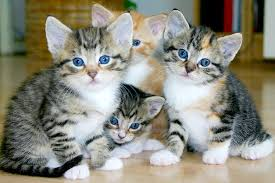
#> input picture images/kucing.jpg, 275 x 183 px, found by its file name
$ jupyter execute 'Pertemuan 5 PCD.ipynb'
#> lines starting #> are read from the running program, lines starting #| are printed output that depends on the picture
[cell 1]
import numpy as np
import matplotlib.pyplot as plt
import cv2
import scipy.ndimage

[cell 2]
image = cv2.imread("images\\kucing.jpg", cv2.IMREAD_GRAYSCALE)
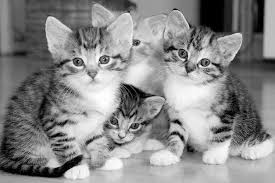
#> image: shape (183, 275); min 0, max 255, mean 137.5

[cell 3]
gaussian_kernel = np.array([
    [0.09, 0.11, 0.09],
    [0.11, 0.13, 0.11],
    [0.09, 0.11, 0.09]
])

[cell 4]
gaussian_kernel /= gaussian_kernel.sum()

[cell 5]
blurred_image = cv2.filter2D(image, -1, gaussian_kernel)
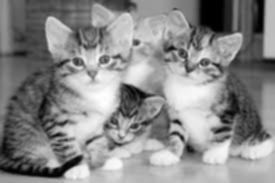
#> blurred_image: shape (183, 275); min 0, max 254, mean 137.5

[cell 6]
plt.figure(figsize=(10,5))
plt.subplot(1,2,1)
plt.imshow(image, cmap='gray')
plt.title("Original Image")
plt.axis("off")

[cell 7]
plt.figure(figsize=(10,5))
plt.subplot(1,2,1)
plt.imshow(blurred_image, cmap='gray')
plt.title("Gaussian Blur")

[cell 8]
import numpy as np
import scipy.ndimage
import matplotlib.pyplot as plt

# Define the 10x10 pixel table (grayscale intensity values)
pixel_table = np.array([
    [25, 25, 25, 25, 25, 25, 25, 25, 25],
    [25, 25, 25, 25, 25, 25, 25, 25, 25],
    [25, 25, 230, 230, 25, 230, 230, 25, 25],
    [25, 25, 230, 230, 25, 230, 230, 25, 25],
    [25, 25, 230, 230, 230, 230, 230, 25, 25],
    [25, 25, 230, 230, 25, 230, 230, 25, 25],
    [25, 25, 230, 230, 25, 230, 230, 25, 25],
    [25, 25, 230, 230, 25, 230, 230, 25, 25],
    [25, 25, 25, 25, 25, 25, 25, 25, 25],
    [25, 25, 25, 25, 25, 25, 25, 25, 25]
], dtype=np.float32)

# Define a 3x3 Gaussian kernel (approximation)
gaussian_kernel = np.array([
    [0.09, 0.11, 0.09],
    [0.11, 0.13, 0.11],
    [0.09, 0.11, 0.09]
], dtype=np.float32)

# Normalize kernel (ensuring sum = 1)
gaussian_kernel /= gaussian_kernel.sum()

# Apply Gaussian filter using convolution
blurred_pixels = scipy.ndimage.convolve(pixel_table, gaussian_kernel, mode='constant')

# Display the original and blurred pixel tables
fig, axes = plt.subplots(1, 2, figsize=(10, 5))

axes[0].imshow(pixel_table, cmap='gray', vmin=0, vmax=255)
axes[0].set_title("Original Pixel Table")
axes[0].axis("off")

axes[1].imshow(blurred_pixels, cmap='gray', vmin=0, vmax=255)
axes[1].set_title("Blurred Pixel Table")
axes[1].axis("off")

plt.show()
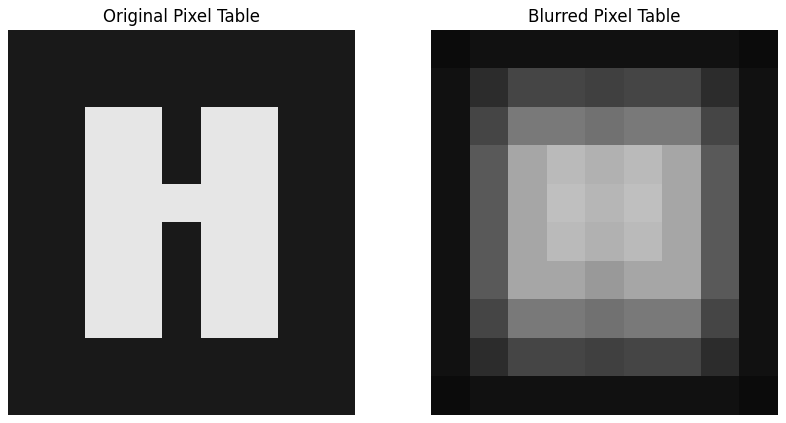
#> figure drawn by matplotlib, 2 panels

# Print the result as a matrix
print("Blurred Pixel Table:")
print(np.round(blurred_pixels, 2))  # Rounded for better readability

[cell 9]
import cv2
import numpy as np
import matplotlib.pyplot as plt

# Load the image in grayscale
image2 = cv2.imread("images\\kucing.jpg", cv2.IMREAD_GRAYSCALE)

# Define the HPF sharpening kernel
hpf_kernel2 = np.array([
    [0, -2, 0],
    [-2, 8, -2],
    [0, -2, 0]
])

# Apply the High-Pass Filter using OpenCV
sharpened_image = cv2.filter2D(image2, -1, hpf_kernel2)
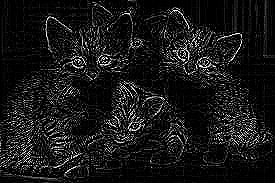
#> sharpened_image: shape (183, 275); min 0, max 255, mean 23.4

# Display original and filtered images
fig, axes = plt.subplots(1, 2, figsize=(10, 5))

axes[0].imshow(image, cmap='gray')
axes[0].set_title("Original Image")
axes[0].axis("off")

axes[1].imshow(sharpened_image, cmap='gray')
axes[1].set_title("High-Pass Filtered Image")
axes[1].axis("off")

plt.show()

[cell 10]
import numpy as np
import scipy.ndimage
import matplotlib.pyplot as plt

# Define the 10x10 pixel table (grayscale intensity values)
pixel_table = np.array([
    [25, 25, 25, 25, 25, 25, 25, 25, 25],
    [25, 25, 25, 25, 25, 25, 25, 25, 25],
    [25, 25, 230, 230, 25, 230, 230, 25, 25],
    [25, 25, 230, 230, 25, 230, 230, 25, 25],
    [25, 25, 230, 230, 230, 230, 230, 25, 25],
    [25, 25, 230, 230, 25, 230, 230, 25, 25],
    [25, 25, 230, 230, 25, 230, 230, 25, 25],
    [25, 25, 230, 230, 25, 230, 230, 25, 25],
    [25, 25, 25, 25, 25, 25, 25, 25, 25],
    [25, 25, 25, 25, 25, 25, 25, 25, 25]
], dtype=np.float32)

# Define a 3x3 Gaussian kernel (approximation)
hpf_kernel = np.array([
    [0, -2, 0],
    [-2, 8, -2],
    [0, -2, 0]
], dtype=np.float32)

# Apply Gaussian filter using convolution
sharpened_pixels = scipy.ndimage.convolve(pixel_table, hpf_kernel, mode='constant')

# Display the original and blurred pixel tables
fig, axes = plt.subplots(1, 2, figsize=(10, 5))

axes[0].imshow(pixel_table, cmap='gray', vmin=0, vmax=255)
axes[0].set_title("Original Pixel Table")
axes[0].axis("off")

axes[1].imshow(sharpened_pixels, cmap='gray', vmin=0, vmax=255)
axes[1].set_title("Blurred Pixel Table")
axes[1].axis("off")

plt.show()
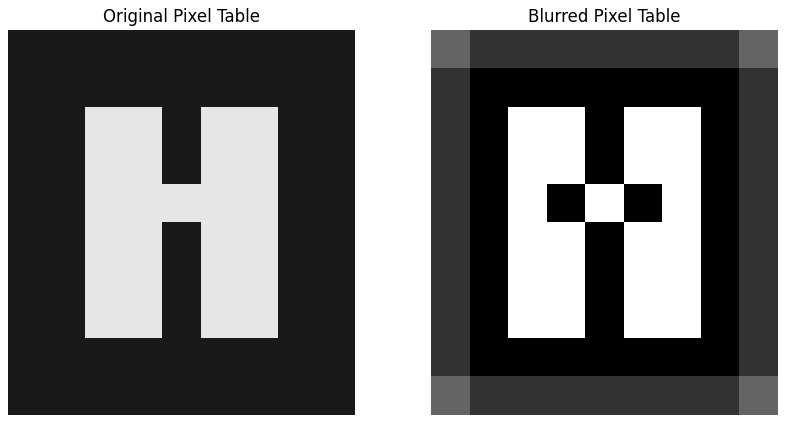
#> figure drawn by matplotlib, 2 panels

# Print the result as a matrix
print("Sharpened Pixel Table:")
print(np.round(sharpened_pixels, 2))  # Rounded for better readability

[cell 11]
import numpy as np
import scipy.ndimage
import matplotlib.pyplot as plt

# Define the 10x10 pixel table (grayscale intensity values)
pixel_table = np.array([
    [25, 25, 25, 25, 25, 25, 25, 25, 25],
    [25, 25, 25, 25, 25, 25, 25, 25, 25],
    [25, 25, 230, 230, 25, 230, 230, 25, 25],
    [25, 25, 230, 230, 25, 230, 230, 25, 25],
    [25, 25, 230, 230, 230, 230, 230, 25, 25],
    [25, 25, 230, 230, 25, 230, 230, 25, 25],
    [25, 25, 230, 230, 25, 230, 230, 25, 25],
    [25, 25, 230, 230, 25, 230, 230, 25, 25],
    [25, 25, 25, 25, 25, 25, 25, 25, 25],
    [25, 25, 25, 25, 25, 25, 25, 25, 25]
], dtype=np.float32)

# Define a 3x3 Gaussian kernel (approximation)
hpf_kernel = np.array([
    [0, 2, 0],
    [2, -8, 2],
    [0, 2, 0]
], dtype=np.float32)

# Apply Gaussian filter using convolution
sharpened_pixels = scipy.ndimage.convolve(pixel_table, hpf_kernel, mode='constant')

# Display the original and blurred pixel tables
fig, axes = plt.subplots(1, 2, figsize=(10, 5))

axes[0].imshow(pixel_table, cmap='gray', vmin=0, vmax=255)
axes[0].set_title("Original Pixel Table")
axes[0].axis("off")

axes[1].imshow(sharpened_pixels, cmap='gray', vmin=0, vmax=255)
axes[1].set_title("Blurred Pixel Table")
axes[1].axis("off")

plt.show()
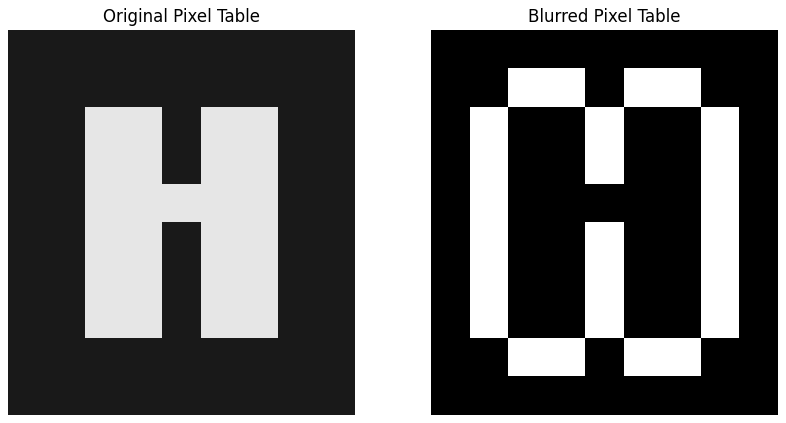
#> figure drawn by matplotlib, 2 panels

# Print the result as a matrix
print("Sharpened Pixel Table:")
print(np.round(sharpened_pixels, 2))  # Rounded for better readability

[cell 12]
import numpy as np
import scipy.ndimage
import matplotlib.pyplot as plt

# Define the 10x10 pixel table (grayscale intensity values)
pixel_table = np.array([
    [25, 25, 25, 25, 25, 25, 25, 25, 25],
    [25, 25, 25, 25, 25, 25, 25, 25, 25],
    [25, 25, 230, 230, 25, 230, 230, 25, 25],
    [25, 25, 230, 230, 25, 230, 230, 25, 25],
    [25, 25, 230, 230, 230, 230, 230, 25, 25],
    [25, 25, 230, 230, 25, 230, 230, 25, 25],
    [25, 25, 230, 230, 25, 230, 230, 25, 25],
    [25, 25, 230, 230, 25, 230, 230, 25, 25],
    [25, 25, 25, 25, 25, 25, 25, 25, 25],
    [25, 25, 25, 25, 25, 25, 25, 25, 25]
], dtype=np.float32)

# Define a 3x3 Gaussian kernel (approximation)
hpf_kernel = np.array([
    [0, -2, 0],
    [-2, 9, -2],
    [0, -2, 0]
], dtype=np.float32)

# Apply Gaussian filter using convolution
sharpened_pixels = scipy.ndimage.convolve(pixel_table, hpf_kernel, mode='constant')

# Display the original and blurred pixel tables
fig, axes = plt.subplots(1, 2, figsize=(10, 5))

axes[0].imshow(pixel_table, cmap='gray', vmin=0, vmax=255)
axes[0].set_title("Original Pixel Table")
axes[0].axis("off")

axes[1].imshow(sharpened_pixels, cmap='gray', vmin=0, vmax=255)
axes[1].set_title("Blurred Pixel Table")
axes[1].axis("off")

plt.show()
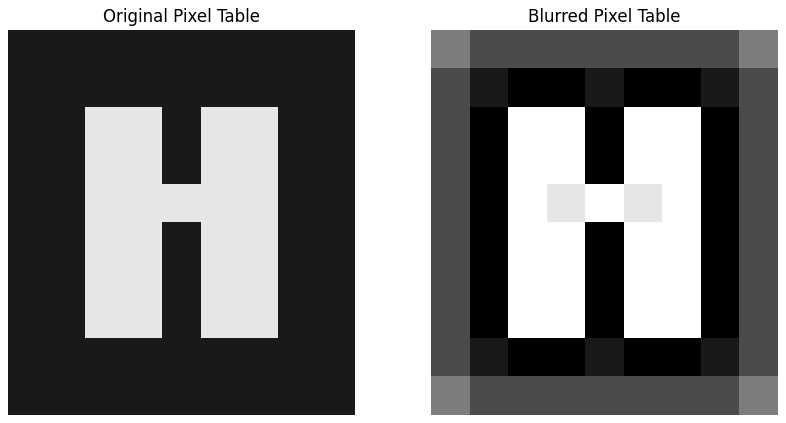
#> figure drawn by matplotlib, 2 panels

# Print the result as a matrix
print("Sharpened Pixel Table:")
print(np.round(sharpened_pixels, 2))  # Rounded for better readability

$ run again, with images/inverse.jpg copied over images/kucing.jpg
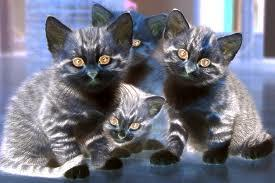
#> input picture images/inverse.jpg, 275 x 183 px, found by its file name
#> `blurred_image = cv2.filter2D(image, -1, gaussian_kernel)`:
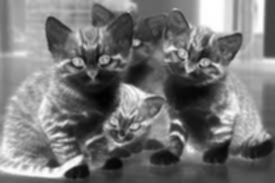
#> blurred_image: shape (183, 275); min 1, max 255, mean 117.5
#> `sharpened_image = cv2.filter2D(image2, -1, hpf_kernel2)`:
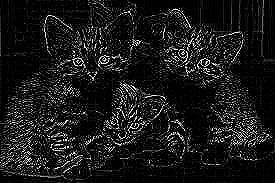
#> sharpened_image: shape (183, 275); min 0, max 255, mean 24.6
